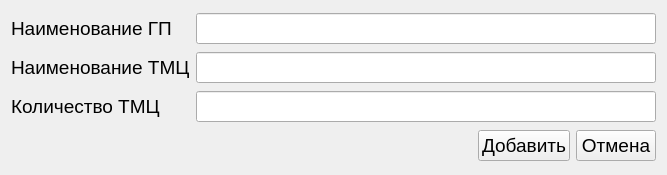
<?xml version="1.0" encoding="UTF-8"?>
<ui version="4.0">
 <class>AddNewResource</class>
 <widget class="QWidget" name="AddNewResource">
  <property name="geometry">
   <rect>
    <x>0</x>
    <y>0</y>
    <width>667</width>
    <height>175</height>
   </rect>
  </property>
  <property name="font">
   <font>
    <pointsize>14</pointsize>
   </font>
  </property>
  <property name="windowTitle">
   <string>Добавление ТМЦ</string>
  </property>
  <layout class="QGridLayout" name="gridLayout">
   <item row="0" column="0">
    <widget class="QLabel" name="label_product">
     <property name="text">
      <string>Наименование ГП</string>
     </property>
    </widget>
   </item>
   <item row="0" column="1">
    <widget class="QLineEdit" name="lineEdit_product"/>
   </item>
   <item row="1" column="0">
    <widget class="QLabel" name="label_material">
     <property name="text">
      <string>Наименование ТМЦ</string>
     </property>
    </widget>
   </item>
   <item row="1" column="1">
    <widget class="QLineEdit" name="lineEdit_material"/>
   </item>
   <item row="2" column="0">
    <widget class="QLabel" name="label_amountMaterial">
     <property name="text">
      <string>Количество ТМЦ</string>
     </property>
    </widget>
   </item>
   <item row="2" column="1">
    <widget class="QLineEdit" name="lineEdit_amountMaterial"/>
   </item>
   <item row="3" column="0" colspan="2">
    <layout class="QHBoxLayout" name="horizontalLayout">
     <item>
      <spacer name="horizontalSpacer">
       <property name="orientation">
        <enum>Qt::Horizontal</enum>
       </property>
       <property name="sizeHint" stdset="0">
        <size>
         <width>40</width>
         <height>20</height>
        </size>
       </property>
      </spacer>
     </item>
     <item>
      <widget class="QPushButton" name="pushButton_add">
       <property name="text">
        <string>Добавить</string>
       </property>
      </widget>
     </item>
     <item>
      <widget class="QPushButton" name="pushButton_cancel">
       <property name="text">
        <string>Отмена</string>
       </property>
      </widget>
     </item>
    </layout>
   </item>
  </layout>
 </widget>
 <resources/>
 <connections/>
</ui>
